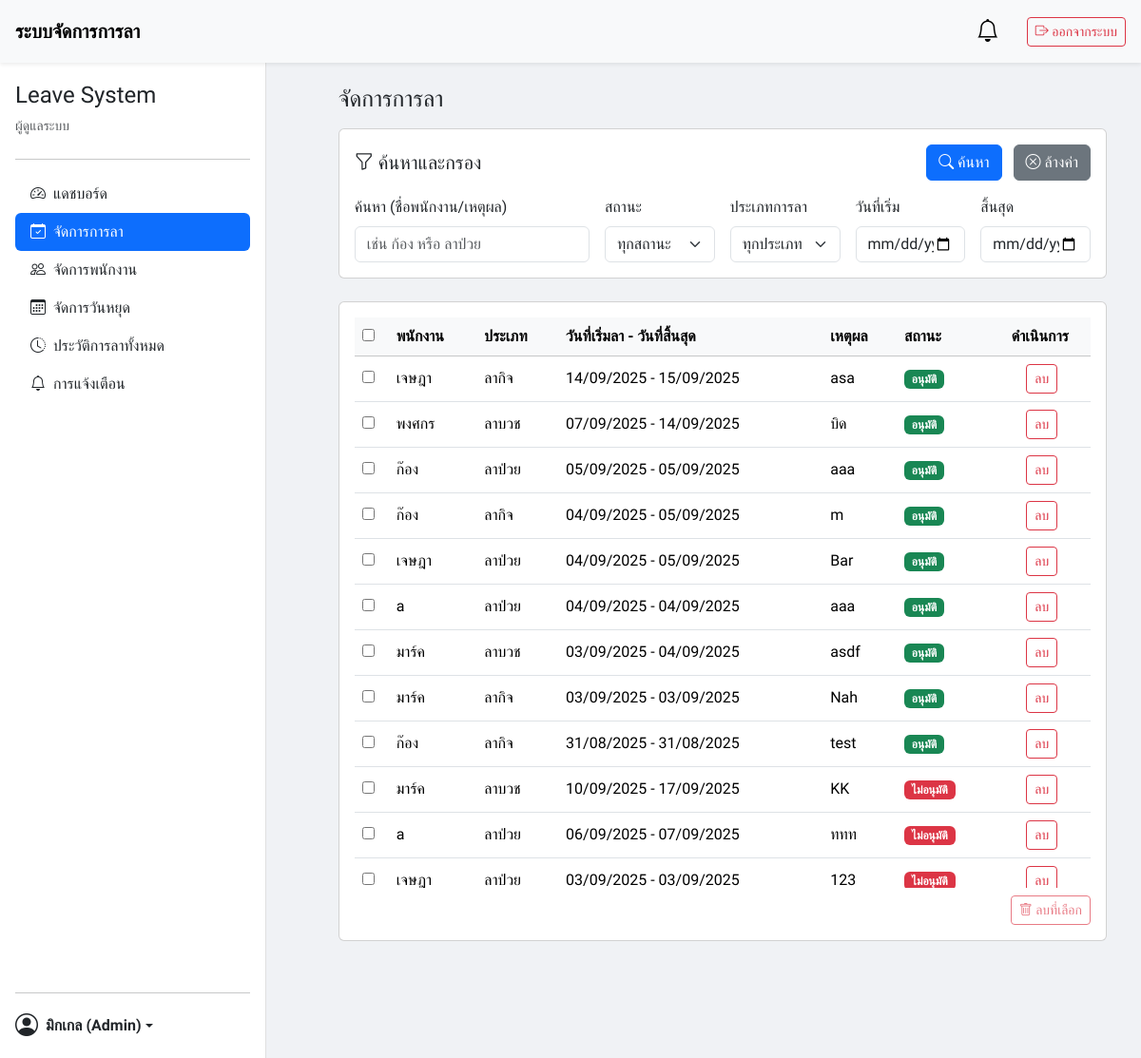
The app's page /admin/manage_leave.php (signed in) with its own data.
### tables this page shows
CREATE TABLE `emp_leave` (
  `Leave_ID` varchar(10) NOT NULL,
  `Leave_Type_ID` int(2) NOT NULL,
  `Leave_Time_ID` int(2) NOT NULL,
  `Emp_ID` varchar(5) NOT NULL,
  `Leave_Status_ID` int(2) NOT NULL,
  `Dayoff_ID` int(11) NOT NULL,
  `Reason` varchar(50) DEFAULT NULL,
  `Start_leave_date` date NOT NULL,
  `End_Leave_date` date NOT NULL,
  `Approved_date` date NOT NULL,
  `Request_date` date NOT NULL,
  `Document_File` varchar(20) DEFAULT NULL
);

CREATE TABLE `employee` (
  `Emp_id` varchar(5) NOT NULL,
  `Prefix_ID` varchar(2) NOT NULL,
  `Position_ID` int(2) NOT NULL,
  `Emp_Name` varchar(50) NOT NULL,
  `Emp_LastName` varchar(50) NOT NULL,
  `Email` varchar(30) NOT NULL,
  `Address` varchar(255) NOT NULL,
  `Created_at` date NOT NULL,
  `Gender` varchar(10) NOT NULL,
  `Birthdate` date NOT NULL,
  `ID_Card_Number` varchar(13) NOT NULL,
  `Password` varchar(255) NOT NULL,
  `Emp_pic` varchar(15) DEFAULT NULL
);

CREATE TABLE `leave_type` (
  `Leave_Type_ID` int(2) NOT NULL,
  `Leave_Type_Name` varchar(50) NOT NULL
);

CREATE TABLE `leave_status` (
  `Leave_Status_ID` int(2) NOT NULL,
  `Leave_Type_Name` varchar(20) NOT NULL
);

### admin/manage_leave.php (the view, shortened to what this page needs)
<?php
require_once '../includes/db.php';
$q            = trim($_GET['q'] ?? '');
$from_date    = $_GET['from'] ?? '';
$to_date      = $_GET['to'] ?? '';
$sql = "
    SELECT
        el.Leave_ID,
        e.Emp_Name,
        lt.Leave_Type_Name,
        el.Start_leave_date,
        el.End_Leave_date,
        el.Reason,
        el.Leave_Status_ID,
        ls.Leave_Type_Name AS status_name
    FROM emp_leave el
    JOIN employee e      ON el.Emp_ID = e.Emp_id
    JOIN leave_type lt   ON el.Leave_Type_ID = lt.Leave_Type_ID
    JOIN leave_status ls ON el.Leave_Status_ID = ls.Leave_Status_ID
    WHERE 1=1
";
$sql .= "
    ORDER BY
        CASE el.Leave_Status_ID WHEN '3' THEN 1 WHEN '1' THEN 2 ELSE 3 END,
        el.Start_leave_date DESC
";
$stmt = $conn->prepare($sql);
$stmt->execute();
$result = $stmt->get_result();
require_once '../includes/header.php';
require_once '../includes/sidebar_admin.php';
function renderStatusBadge($id, $text) {
    if ($id == '1') return '<span class="badge bg-success">'.$text.'</span>';
    if ($id == '2') return '<span class="badge bg-danger">'.$text.'</span>';
    return '<span class="badge bg-secondary">'.$text.'</span>';
}
?>
<div class="main-content p-4">
    <div class="d-flex justify-content-between align-items-center mb-3">
        <h4 class="mb-0">จัดการการลา</h4>
    </div>
    <div class="card mb-4">
        <div class="card-body">
            <div class="d-flex justify-content-between align-items-center flex-wrap mb-3">
                <h5 class="card-title mb-2 mb-sm-0">
                    <i class="bi bi-funnel"></i> ค้นหาและกรอง
                </h5>
                <div class="ms-auto">
                    <button type="submit" form="filterForm" class="btn btn-primary me-2">
                        <i class="bi bi-search"></i> ค้นหา
                    </button>
                    <a href="manage_leave.php" class="btn btn-secondary">
                        <i class="bi bi-x-circle"></i> ล้างค่า
                    </a>
                </div>
            </div>
            <form id="filterForm" class="row g-3 align-items-end" method="get" action="manage_leave.php">
                <div class="col-md-4">
                    <label class="form-label">ค้นหา (ชื่อพนักงาน/เหตุผล)</label>
                    <input type="text" name="q" class="form-control" placeholder="เช่น ก้อง หรือ ลาป่วย"
                           value="<?= htmlspecialchars($q) ?>">
                </div>
                <div class="col-md-2">
                    <label class="form-label">สถานะ</label>
                    <select name="status" class="form-select">
                        <option value="">ทุกสถานะ</option>
                    </select>
                </div>
                <div class="col-md-2">
                    <label class="form-label">ประเภทการลา</label>
                    <select name="type" class="form-select">
                        <option value="">ทุกประเภท</option>
                    </select>
                </div>
                <div class="col-md-2">
                    <label class="form-label">วันที่เริ่ม</label>
                    <input type="date" name="from" class="form-control" value="<?= htmlspecialchars($from_date) ?>">
                </div>
                <div class="col-md-2">
                    <label class="form-label">สิ้นสุด</label>
                    <input type="date" name="to" class="form-control" value="<?= htmlspecialchars($to_date) ?>">
                </div>
            </form>
        </div>
    </div>
    <div class="card">
        <div class="card-body">
            <form id="bulkForm" method="post" action="manage_leave.php">
                <div class="table-responsive">
                    <table class="table table-hover align-middle">
                        <thead class="table-light">
                            <tr>
                                <th style="width:36px;">
                                    <input type="checkbox" id="check-all">
                                </th>
                                <th>พนักงาน</th>
                                <th>ประเภท</th>
                                <th>วันที่เริ่มลา - วันที่สิ้นสุด</th>
                                <th>เหตุผล</th>
                                <th>สถานะ</th>
                                <th class="text-center">ดำเนินการ</th>
                            </tr>
                        </thead>
                        <tbody>
                        <?php if ($result && $result->num_rows > 0): ?>
                            <?php while($row = $result->fetch_assoc()): ?>
                                <tr data-leave-id="<?= htmlspecialchars($row['Leave_ID']) ?>">
                                    <td>
                                        <input type="checkbox" class="row-check" name="ids[]" value="<?= htmlspecialchars($row['Leave_ID']) ?>">
                                    </td>
                                    <td><?= htmlspecialchars($row['Emp_Name']) ?></td>
                                    <td><?= htmlspecialchars($row['Leave_Type_Name']) ?></td>
                                    <td>
                                    <?= date('d/m/Y', strtotime($row['Start_leave_date'])) ?> - <?= date('d/m/Y', strtotime($row['End_Leave_date'])) ?>
                                    </td>
                                    <td><?= htmlspecialchars($row['Reason'] ?: '-') ?></td>
                                    <td><?= renderStatusBadge($row['Leave_Status_ID'], $row['status_name']) ?></td>
                                    <td class="text-center">
                                        <a href="manage_leave.php?action=delete&id=<?= urlencode($row['Leave_ID']) ?>"
                                           class="btn btn-outline-danger btn-sm ms-1"
                                           onclick="return confirm('ยืนยันการลบรายการลานี้? การลบจะถาวร');">
                                           ลบ
                                        </a>
                                    </td>
                                </tr>
                            <?php endwhile; ?>
                        <?php else: ?>
                            <tr><td colspan="7" class="text-center text-muted">ไม่พบข้อมูลตามเงื่อนไข</td></tr>
                        <?php endif; ?>
                        </tbody>
                    </table>
                </div>
                <div class="d-flex justify-content-end mt-2">
                    <button id="btn-bulk-delete" type="submit" class="btn btn-outline-danger btn-sm" disabled>
                        <i class="bi bi-trash"></i> ลบที่เลือก
                    </button>
                </div>
            </form>
        </div>
    </div>
</div>
<?php
require_once '../includes/footer.php';

### style.css (style rules this page uses)
:root { --navH: 70px; }
* { box-sizing: border-box; }
body { background-color: #f0f2f5; font-family: 'Sarabun', sans-serif; padding-top: var(--navH); }
.main-content { margin-left: 300px; padding: 20px; }
.table-responsive { max-height: 600px; overflow-y:auto; }
.table thead th { position: sticky; top: 0; background-color:#f8f9fa; z-index:1; }

### records on screen
emp_leave: Emp_ID.Emp_Name "เจษฎา", Leave_Type_ID.Leave_Type_Name "ลากิจ", Start_leave_date "14/09/2025", End_Leave_date "15/09/2025", Reason "asa", Leave_Status_ID.Leave_Type_Name "อนุมัติ"
emp_leave: Emp_ID.Emp_Name "พงศกร", Leave_Type_ID.Leave_Type_Name "ลาบวช", Start_leave_date "07/09/2025", End_Leave_date "14/09/2025", Reason "บิด", Leave_Status_ID.Leave_Type_Name "อนุมัติ"
emp_leave: Emp_ID.Emp_Name "ก๊อง", Leave_Type_ID.Leave_Type_Name "ลาป่วย", Start_leave_date "05/09/2025", End_Leave_date "05/09/2025", Reason "aaa", Leave_Status_ID.Leave_Type_Name "อนุมัติ"
emp_leave: Emp_ID.Emp_Name "ก๊อง", Leave_Type_ID.Leave_Type_Name "ลากิจ", Start_leave_date "04/09/2025", End_Leave_date "05/09/2025", Reason "m", Leave_Status_ID.Leave_Type_Name "อนุมัติ"
emp_leave: Emp_ID.Emp_Name "เจษฎา", Leave_Type_ID.Leave_Type_Name "ลาป่วย", Start_leave_date "04/09/2025", End_Leave_date "05/09/2025", Reason "Bar", Leave_Status_ID.Leave_Type_Name "อนุมัติ"
emp_leave: Emp_ID.Emp_Name "a", Leave_Type_ID.Leave_Type_Name "ลาป่วย", Start_leave_date "04/09/2025", End_Leave_date "04/09/2025", Reason "aaa", Leave_Status_ID.Leave_Type_Name "อนุมัติ"
emp_leave: Emp_ID.Emp_Name "มาร์ค", Leave_Type_ID.Leave_Type_Name "ลาบวช", Start_leave_date "03/09/2025", End_Leave_date "04/09/2025", Reason "asdf", Leave_Status_ID.Leave_Type_Name "อนุมัติ"
emp_leave: Emp_ID.Emp_Name "มาร์ค", Leave_Type_ID.Leave_Type_Name "ลากิจ", Start_leave_date "03/09/2025", End_Leave_date "03/09/2025", Reason "Nah", Leave_Status_ID.Leave_Type_Name "อนุมัติ"
emp_leave: Emp_ID.Emp_Name "ก๊อง", Leave_Type_ID.Leave_Type_Name "ลากิจ", Start_leave_date "31/08/2025", End_Leave_date "31/08/2025", Reason "test", Leave_Status_ID.Leave_Type_Name "อนุมัติ"
emp_leave: Emp_ID.Emp_Name "มาร์ค", Leave_Type_ID.Leave_Type_Name "ลาบวช", Start_leave_date "10/09/2025", End_Leave_date "17/09/2025", Reason "KK", Leave_Status_ID.Leave_Type_Name "ไม่อนุมัติ"
emp_leave: Emp_ID.Emp_Name "a", Leave_Type_ID.Leave_Type_Name "ลาป่วย", Start_leave_date "06/09/2025", End_Leave_date "07/09/2025", Reason "ททท", Leave_Status_ID.Leave_Type_Name "ไม่อนุมัติ"
emp_leave: Emp_ID.Emp_Name "เจษฎา", Leave_Type_ID.Leave_Type_Name "ลาป่วย", Start_leave_date "03/09/2025", End_Leave_date "03/09/2025", Reason "123", Leave_Status_ID.Leave_Type_Name "ไม่อนุมัติ"

### other values on screen
$_SESSION['user_name'] "มิกเกล"
